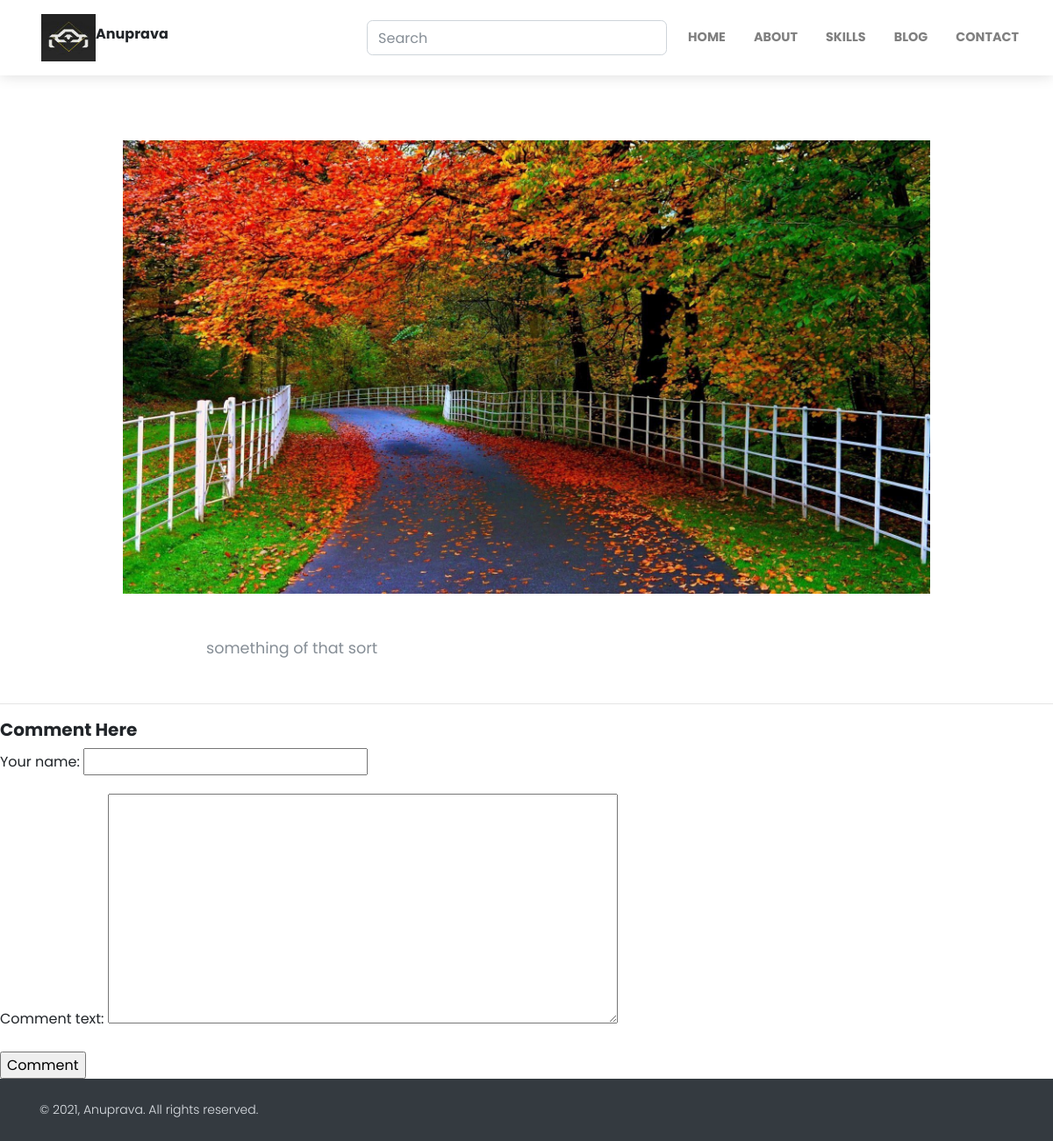
The app's page /blog-detail/this-is-a-new-test-21vuc9 with its own data.
### home/models.py (models this page shows, shortened)
class BlogModel(models.Model):
    STATUS_CHOICES = (
    ('draft', 'Draft'),
    ('published', 'Published'),
    )
    title = models.CharField(max_length=1000)
    content = FroalaField()
    slug = models.SlugField(max_length=1000 , null=True , blank=True)
    user = models.ForeignKey(User, blank=True , null=True , on_delete=models.CASCADE)
    image = models.ImageField(upload_to='blog')
    created_at = models.DateTimeField(auto_now_add=True)
    upload_to = models.DateTimeField(auto_now=True)
    status = models.CharField(max_length=10,choices=STATUS_CHOICES,default='draft')
    class Meta:
        ordering = ['-created_at']
    objects = models.Manager() # The default manager.
    published = PublishedManager() # Our custom manager.

### home/views.py (the view)
# urls.py: path('blog-detail/<slug>' , views.blog_detail , name="blog_detail"),
def blog_detail(request , slug):
    context = {}
    try:
        blog_obj = BlogModel.objects.filter(slug = slug).first()
        comments = CommentModel.objects.filter(blog = blog_obj)
    except Exception as e:
        print(e)
    if request.method == 'POST':
        form = CommentForm(request.POST)
        if form.is_valid():
            comment = form.save(commit=False)
            comment.blog = blog_obj
            comment.save()
            return redirect('blog_detail', slug=blog_obj.slug)
    else:
        form = CommentForm()
    context = {
            'blog_obj':blog_obj,
            'form':form,
            'comments':comments,
        }
    return render(request , 'blog_detail.html' , context)

### home/forms.py (shortened to what this page needs)
class CommentForm(forms.ModelForm):
    class Meta:
        model = CommentModel
        fields =('your_name', 'comment_text')

### templates/blog_detail.html (shortened to what this page needs)
{% extends "base.html" %}
{% block start %}
<section>
    <div class="container">
        <div class="row text-center">
            <div class="col-xl-10 mx-auto"><img class="img-fluid mb-5"
                    src="/media/{{blog_obj.image}}"
                    alt=""></div>
        </div>
        <div class="row">
            <div class="col-xl-8 col-lg-10 mx-auto">
                <div class="text-content">
                    {{blog_obj.content|safe}}
                </div>
            </div>
        </div>
    </div>
</section>
<hr>
<form method="post">
    <h5> Comment Here</h5>
    {{form.as_p}}
    <input type ="submit" value="Comment">
</form>
{% endblock %}

### records on screen
BlogModel: image (picture), content "something of that sort"
